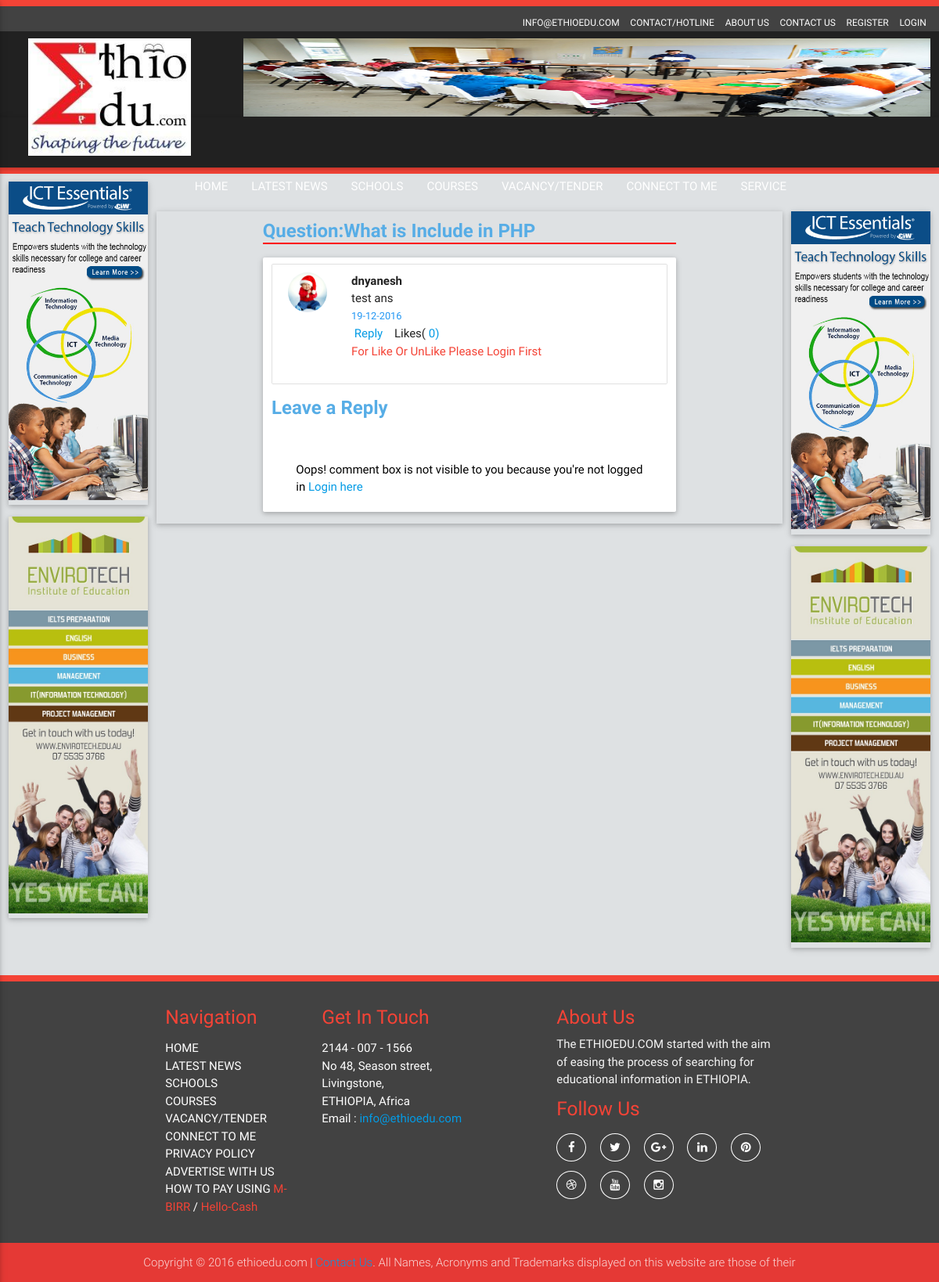
Page /ansQues/show_one/1 on the committed database.
### tables this page shows
CREATE TABLE `tbl_advertise` (
  `advertise_id` int(11) NOT NULL,
  `advertise_name` varchar(100) NOT NULL,
  `advertise_email` varchar(50) NOT NULL,
  `advertise_number` varchar(15) NOT NULL,
  `advertise_category` varchar(50) NOT NULL,
  `advertise_position` varchar(20) NOT NULL,
  `advertise_subject` varchar(200) NOT NULL,
  `advertise_attachment` varchar(200) NOT NULL,
  `advertise_desc` varchar(500) NOT NULL,
  `advertise_date` varchar(50) NOT NULL,
  `advertise_time` varchar(50) NOT NULL,
  `user_id` int(11) NOT NULL,
  `isactive` tinyint(1) NOT NULL DEFAULT '0'
);

CREATE TABLE `tbl_questions` (
  `question_id` int(11) NOT NULL,
  `question_type` varchar(50) NOT NULL,
  `question_category` varchar(50) NOT NULL,
  `question_desc` varchar(200) NOT NULL,
  `question_date` varchar(50) NOT NULL,
  `question_time` varchar(50) NOT NULL,
  `question_approve` varchar(10) NOT NULL,
  `user_id` int(11) NOT NULL
);

CREATE TABLE `tbl_userresponse` (
  `response_id` int(11) NOT NULL,
  `response_title` varchar(100) DEFAULT NULL,
  `response_type` varchar(50) DEFAULT NULL,
  `response_desc` varchar(5000) DEFAULT NULL,
  `response_like` int(10) DEFAULT NULL,
  `response_date` varchar(50) DEFAULT NULL,
  `response_time` varchar(50) DEFAULT NULL,
  `parent_id` int(11) DEFAULT NULL,
  `user_id` int(11) DEFAULT NULL,
  `question_id` int(11) DEFAULT NULL
);

CREATE TABLE `tbl_user_meta` (
  `school_type` varchar(50) NOT NULL,
  `user_school` varchar(50) NOT NULL,
  `user_level` varchar(50) NOT NULL,
  `user_dept` varchar(50) NOT NULL,
  `user_gender` varchar(50) NOT NULL,
  `user_birth` varchar(400) NOT NULL,
  `user_age` varchar(50) NOT NULL,
  `mobile_no` varchar(50) NOT NULL,
  `user_avatar` varchar(500) NOT NULL,
  `marital_status` varchar(50) NOT NULL,
  `interested_in` varchar(50) NOT NULL,
  `about_user` varchar(200) NOT NULL,
  `user_interest` varchar(200) NOT NULL,
  `user_hobby` varchar(200) NOT NULL,
  `user_date` varchar(50) NOT NULL,
  `user_time` varchar(50) NOT NULL,
  `user_id` int(11) NOT NULL
);

### index.php (called while the page is built, shortened)
<?php
require_once BASEPATH.'core/CodeIgniter.php';

### application/models/Init_models.php (called while the page is built, shortened)
<?php
   class Init_models extends CI_Model
   {
    public function getadvertisebanners()
      {
          $query = $this->db->query("SELECT * FROM tbl_advertise where isactive=true");
         return $query->result_array();
      }
     function get_one($question_id)
     {
      $query = $this->db->query("SELECT * FROM tbl_questions where question_id = '".$question_id."'");
     return $query->row();
   }
  function tree_all($question_id)
  {
  $result = $this->db->query("SELECT * FROM tbl_userresponse where question_id = $question_id")->result_array();
 if($result)
 {
  foreach ($result as $row)
  {
  $data[] = $row;
  }
  return $data;
}
  }
  function tree_by_parent($question_id,$in_parent)
  {
    $result = $this->db->query("SELECT tbl_userresponse.response_id , tbl_userresponse.response_title , tbl_userresponse.response_desc ,tbl_userresponse.response_like , tbl_userresponse.response_date , tbl_userresponse.response_time ,tbl_userresponse.parent_id , tbl_userresponse.user_id , tbl_userresponse.question_id , tbl_user_meta.user_avatar  FROM tbl_userresponse LEFT JOIN tbl_user_meta ON tbl_user_meta.user_id = tbl_userresponse.user_id  where tbl_userresponse.parent_id = $in_parent AND tbl_userresponse.question_id = $question_id")->result_array();
foreach ($result as $row) {
    $data[] = $row;
    }
    return $data;
  }
   }
?>

### application/controllers/AnsQues.php (the view, shortened to what this page needs)
<?php
class AnsQues extends CI_Controller {
	public function __construct()
    {
        $this->load->helper(array('form','url'));
        $this->load->library(array('session', 'form_validation', 'email'));
        $this->load->database();
        $this->load->model('Init_models');
    }
function show_one($ne_id) {
	$data = array(
                'm_title' => 'ansQues',
                'title'   => 'ansQues',
            );
	$data['banners'] = $this->Init_models->getadvertisebanners();
	 $data['ques'] = $this->Init_models->get_one($ne_id);
   $data['comments'] = $this->show_tree($ne_id);
   $this->load->view('ansQues', $data);
}
	function show_tree($question_id)
	{
	$store_all_id = array();
	$id_result = $this->Init_models->tree_all($question_id);
	if($id_result == null)
	{
		$html = "";
		$html .= "<ul class='collection'>";
		$html .= " <li class='collection-item'>
<div class='row'>
         <div class='col s12 m2 grid-example'>
<div class='comment-body comment-avatar '> </div> </div>
<div class='col s12 m8 grid-example'>
<div class='aut'></div>
<div class='comment-body'></div>
<div class='timestamp blue-text'></div>
<div><a href='#comment_form' class='reply' id=''></a></div>
<div></div></li></ul>";
return $html;
	}
else{
	foreach ($id_result as $response_id)
	{
	array_push($store_all_id, $response_id['parent_id']);
	}
	return $this->in_parent(0,$question_id, $store_all_id);
	}
	}
function in_parent($in_parent,$question_id,$store_all_id)
	{
	$html = "";
	if (in_array($in_parent,$store_all_id))
	{
           $result = $this->Init_models->tree_by_parent($question_id,$in_parent);
           $html .= $in_parent == 0 ? "<ul class='collection'>" : "<ul>";
   foreach ($result as $re)
{
                  $sessid= $this->session->userdata('suserid');
                  $formdate = $re['response_date'];
                  $adate = strtotime(date($formdate));
                  $startdate = date('d-m-Y',$adate);
$html .= " <li class='collection-item'>
<div class='row'>
         <div class='col s12 m2 grid-example'>
<div class='comment-body comment-avatar '> <img class='circle responsive-img valign profile-image' src = ".'http://localhost/ETHIO/uploads/'.$re['user_avatar']."></div> </div>
<div class='col s12 m8 grid-example'>
<div class='aut'>".$re['response_title']." </div>
<div class='comment-body'>".$re['response_desc']." </div>
<div class='timestamp blue-text'>".$startdate."</div>
<div><a href='#comment_form' class='reply' id='" . $re['response_id'] . "'>&nbsp;Reply &nbsp;&nbsp;&nbsp;</a></div>
<div>Likes(<a><span> ".$re['response_like']. "</span>)</a></div>";
if( $sessid == '' ){
	$html .="<p class='red-text'>For Like Or UnLike Please Login First</p>"	;
 }
$html .=$this->in_parent($re['response_id'],$question_id, $store_all_id);
$html .= "</li>"; } $html .= "</ul>";
}
return $html;
	}
}

### application/views/header.php (shortened to what this page needs)
<!DOCTYPE html>
<html lang="en">
    <head>
        <link rel="stylesheet" type="text/css" href="<?php echo base_url() . 'css/materialize.min.css' ?> " />
        <link rel="stylesheet" type="text/css" href="<?php echo base_url() . 'css/font-awesome.min.css' ?>" />
        <link rel="stylesheet" type="text/css" href="<?php echo base_url() . 'css/owl.carousel.css' ?>" />
        <link rel="stylesheet" type="text/css" href="<?php echo base_url() . 'css/bootstrapValidator.css'?>"/>
        <link rel="stylesheet" type="text/css" href="<?php echo base_url() . 'css/style.css' ?>" />
    </head>
    <body>
        <div class="header-top grey darken-3 ">
            <div class="row">
                <div class="col s12 ">
                    <ul class="top-nav">
                        <li><a href="#">INFO@ETHIOEDU.COM</a></li>
                        <li><a class="<?php if($this->uri->segment(1)=="Contacts_Hotline"){echo "active";}?>" href="<?php echo base_url() . 'index.php/Contacts_Hotline' ?>">CONTACT/HOTLINE</a></li>
                        <li><a class="<?php if($this->uri->segment(1)=="About_us"){echo "active";}?>" href="<?php echo base_url() . 'index.php/About_us' ?>">ABOUT US</a></li>
                        <li><a class="<?php if($this->uri->segment(1)=="contact"){echo "active";}?>" href="<?php echo base_url() . 'index.php/contact' ?>">CONTACT US</a></li>
                            <?php if (!$this->session->userdata('logged_in'))
                             { ?>
                        <li><a class="<?php if($this->uri->segment(1)=="sregister"){echo "active";}?>" href="<?php echo base_url() . 'index.php/sregister' ?>">REGISTER </a></li>
                        <li><a class="<?php if($this->uri->segment(1)=="login"){echo "active";}?>" href="<?php echo base_url() . 'index.php/login' ?>">LOGIN</a></li>
                            <?php } ?>
                    </ul>
                </div>
            </div>
        </div>
        <div class="header-top1 grey darken-4 ">
            <div class="row">
                <div class="col s3 ">
                   <a href="<?php echo base_url().'index.php/home'?>"> <img class="logo_bar" src="<?php echo base_url() . 'images/logo.png' ?>"></a>
                </div>
                <div class="col s9 ">
                    <div class="upper_slider">
                         <?php foreach ($banners as $key => $value) {
                                if($value['advertise_position']=='Top')
                                    echo "<div class='item'><img src='../uploads/".$value['advertise_attachment']."'></div>";
                            }?>
                    </div>
                </div>
            </div>
        </div>
        <div class="navbar-fix">
            <nav class="grey darken-4" role="navigation">
                <div class="nav-wrapper container">
                    <ul class="right hide-on-med-and-down">
                        <li><a  class="<?php if($this->uri->segment(1)=="home"){echo "active";}?>" href="<?php echo base_url() . 'index.php/home' ?>">HOME</a></li>
                        <li><a class="dropdown-button home-btn <?php if($this->uri->segment(1)=="news" || $this->uri->segment(1)=="reportnews" || $this->uri->segment(1)=="gist"){echo "active";}?>" href="#!" data-hover="true" data-activates="dropdown1">LATEST NEWS</a></li>
                        <li><a class="<?php if($this->uri->segment(1)=="schools"){echo "active";}?>" href="<?php echo base_url() . 'index.php/schools' ?>">SCHOOLS</a></li>
                        <li><a class="<?php if($this->uri->segment(1)=="course"){echo "active";}?>" href="<?php echo base_url() . 'index.php/course' ?>">COURSES</a></li>
                        <li><a class="<?php if($this->uri->segment(1)=="vactender"){echo "active";}?>" href="<?php echo base_url() . 'index.php/vactender' ?>">VACANCY/TENDER</a></li>
                        <li><a class="<?php if($this->uri->segment(1)=="connectme"){echo "active";}?>" href="<?php echo base_url() . 'index.php/connectme' ?>">CONNECT TO ME</a></li>
                        <li><a class="dropdown-button home-btn <?php if($this->uri->segment(1)=="Projectlist" || $this->uri->segment(1)=="event" || $this->uri->segment(1)=="tips" || $this->uri->segment(1)=="QuesAns"){echo "active";} ?>" href="" data-hover="true" data-activates="dropdown2">SERVICE</a></li>
                    </ul>
                </div>
            </nav>
        </div>

### application/views/ansQues.php (shortened to what this page needs)
<?php  $this->load->view('header'); ?>
      <div class="service-wrap ">
      <div class="row">
         <div class="col s12 m2 grid-example">
                    <div class="service_col z-depth-1  darken-1">
                        <a href="#">
                            <img src="<?php echo base_url() . 'images/slider/Banner_Vertical.jpg' ?>">
                        </a>
                    </div>
                    <div class="service_col z-depth-1  darken-1">
                        <a href="#">
                            <img src="<?php echo base_url() . 'images/slider/Banner-Vertical.jpg' ?>">
                        </a>
                    </div>
                </div>
    <div class="col s12 m8  grid-example z-depth-1">
<div class="col s12 m12 l12">
        <div class="container">
        <div class="starter-template">
      <div class="course_info">
        <p class="lead black-text"><h1 class = "page-heading">Question:<?php echo $ques->question_desc ?></h1></p> </div>
        </div>
        <div class="col m12 s12 card-panel"> <?php echo $comments ?>
        <div class="comment_info"><h3 class="page-heading"> Leave a Reply </h3></div>
         <p class="notice error"><?php $this->session->flashdata('error_msg'); ?></p><br/>
          <div class="coment_form">
            <?php  if ( !$this->session->userdata('logged_in')){?>
 <div class="col m12">
    <p class="black-text gist-heading">Oops! comment box is not visible to you because you're not logged in  <a href="<?php echo base_url() ?>index.php/login">Login here</a></p>
</div>
             <?php }?>
           </div>
             </div>
             </div>
             </div>
    </div>
     <div class="col s12 m2 grid-example">
               <div class="service_col z-depth-1  darken-1">
                  <a href="#">
                  <img src="<?php echo base_url() . 'images/slider/Banner_Vertical.jpg' ?>">
                  </a>
               </div>
               <div class="service_col z-depth-1  darken-1">
                  <a href="#">
                  <img src="<?php echo base_url() . 'images/slider/Banner-Vertical.jpg' ?>">
                  </a>
              </div>
        </div>
  </div>
</div>

### css/style.css (style rules this page uses)
body { background: #f0f0f0; }
p { margin: 0px; color: #000; }
.navbar-fix { border-bottom: 8px solid #f44336; }
.navbar-fix ul li a { color: #fff; }
.header-top { height: 40px; color: #fff; border-top: 8px solid #f44336; }
.logo_bar { height: 150px; width: 75%; margin-left: 25px; }
.header-top1 { height: 110px; color: #fff; }
.upper_slider .item img { height: 100px; }
.top-nav { margin: 0px; float: right; }
.top-nav li { list-style: none; display: inline-block; line-height: 40px; }
.top-nav li a { text-decoration: none; padding: 0px 5px; color: #fff; font-size: 12px; }
.comment-avatar { max-width: 100%; vertical-align: middle; width: 50px; }
.comment-avatar { display: inline-block; }
.service-wrap { margin-top: 10px; }
.service_col { overflow: hidden; margin-bottom: 15px; }
.service_col img { width: 100%; }
.service_col h5,p { color: #fff; }
.course_info .page-heading { font-size: 24px; font-weight: bold; color: #57ade6; border-bottom: 2px solid red; margin: 10px 0px; }
.comment_info .page-heading { font-size: 24px; font-weight: bold; color: #57ade6; margin: 10px 0px; }
.course_info p { color: #000; }
.page-heading { line-height: 55px; }
.p-h,.page-heading { line-height: 30px; }
.gist-heading { padding: 20px; }

### application/views/ansQues.php (style rules this page uses)
.aut { font-weight: bold; }
.timestamp { font-size: 85%; }
.reply { float: left; }
ul { list-style-type: none; }
body { font-family: 'Roboto', Arial, Helvetica, Sans-serif, Verdana; background: #dee1e3; }

### rows in the picture
tbl_advertise: advertise_attachment (placeholder picture)
tbl_questions: question_desc "What is Include in PHP"
tbl_userresponse: tbl_user_meta.user_avatar (picture), response_title "dnyanesh", response_desc "test ans", response_like "0"
